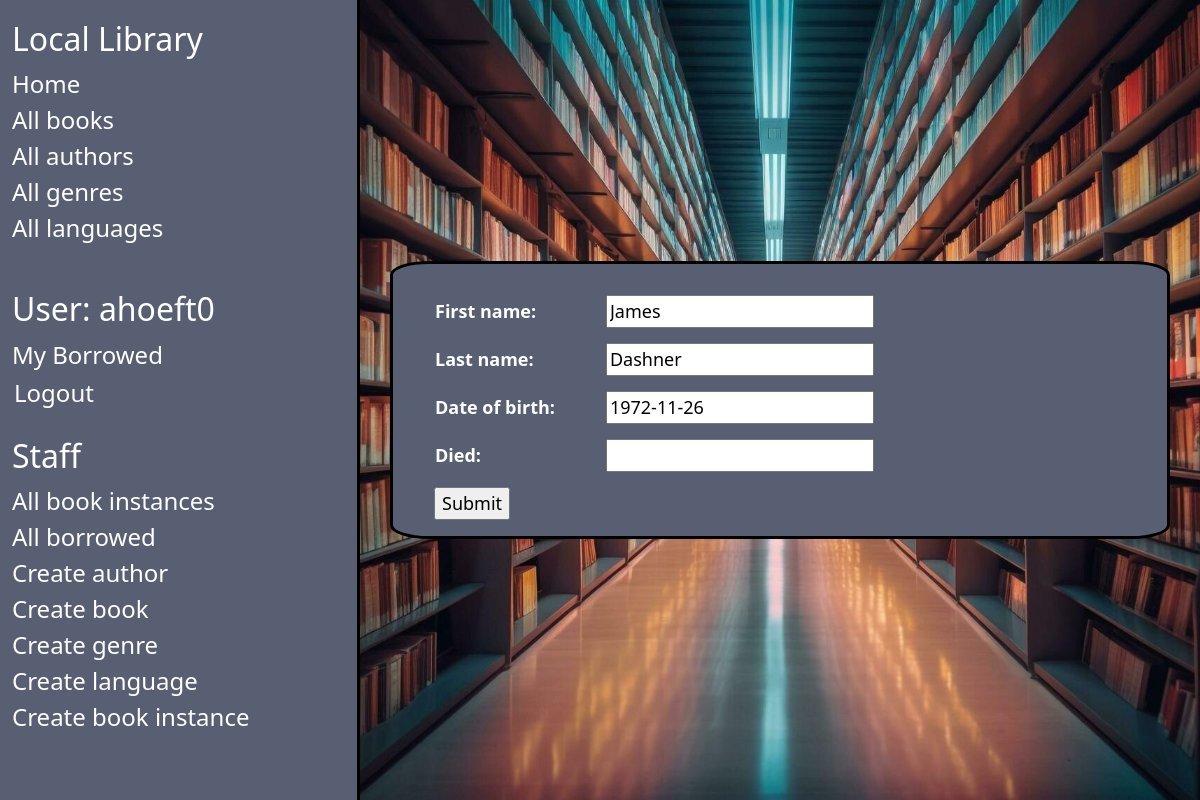
Screenshot of /catalog/author/1/update/ (signed in) with the database file from the repository.
### catalog/models.py (models this page shows, shortened)
class Author(models.Model):
    first_name = models.CharField(max_length=100)
    last_name = models.CharField(max_length=100)
    date_of_birth = models.DateField(null=True, blank=True)
    date_of_death = models.DateField('died', null=True, blank=True)
    class Meta:
        ordering = ['last_name', 'first_name']

### catalog/views.py (the view)
# urls.py: path('author/<int:pk>/update/', views.AuthorUpdate.as_view(), name='author-update'),
class AuthorUpdate(PermissionRequiredMixin, UpdateView):
    model = Author
    fields = '__all__'
    permission_required = 'catalog.change_author'

### catalog/templates/catalog/author_form.html (shortened to what this page needs)
{% extends "base_generic.html" %}
{% block content %}
<form action="" method="post">
  <table>
    {{ form.as_table }}
  </table>
  <input type="submit" value="Submit" />
</form>
{% endblock %}

### catalog/templates/base_generic.html (shortened to what this page needs)
<!DOCTYPE html>
<html lang="en">
  <head>
    <link href="https://cdn.jsdelivr.net/npm/bootstrap@5.3.3/dist/css/bootstrap.min.css"
      rel="stylesheet"
>
    {% load static %}
    <link rel="stylesheet" href="{% static '/css/styles.css' %}" />
  </head>
  <body>
    <div class="container-fluid">
      <div class="row">
        <div class="col-sm-2 mysidebar"  style="border-right: solid; border-color: black;">
          {% block sidebar %}
            <ul class="sidebar-nav">
              <li><h2>Local Library</h2></li>
              <li><a href="{% url 'index' %}">Home</a></li>
              <li><a href="{% url 'books' %}">All books</a></li>
              <li><a href="{% url 'authors' %}">All authors</a></li>
              <li><a href="{% url 'genres' %}">All genres</a></li>
              <li><a href="{% url 'languages' %}">All languages</a></li>
            </ul>
            <ul class="sidebar-nav">
              <br>
             {% if user.is_authenticated %}
               <li><h2>User: {{ user.get_username }}</h2></li>
               <li><a href="{% url 'my-borrowed' %}">My Borrowed</a></li>
               <li>
                 <form id="logout-form" method="post" action="{% url 'logout' %}">
                   <button type="submit" style="font-size: x-large;">Logout</button>
                 </form>
               </li>
             {% else %}
               <li><a href="{% url 'login' %}">Login</a></li>
             {% endif %}
              <br>
              {% if user.is_staff %}
               <li><h2>Staff</h2></li>
               {% if perms.catalog.add_bookinstance %}
               <li><a href="{% url 'bookinstances' %}">All book instances</a></li>
               {% endif %}
               {% if perms.catalog.can_mark_returned %}
               <li><a href="{% url 'all-borrowed' %}">All borrowed</a></li>
               {% endif %}
               {% if perms.catalog.add_author %}
               <li><a href="{% url 'author-create' %}">Create author</a></li>
               {% endif %}
               {% if perms.catalog.add_book %}
               <li><a href="{% url 'book-create' %}">Create book</a></li>
               {% endif %}
               {% if perms.catalog.add_genre %}
               <li><a href="{% url 'genre-create' %}">Create genre</a></li>
               {% endif %}
               {% if perms.catalog.add_language %}
               <li><a href="{% url 'language-create' %}">Create language</a></li>
               {% endif %}
               {% if perms.catalog.add_bookinstance %}
               <li><a href="{% url 'bookinstance-create' %}">Create book instance</a></li>
               {% endif %}
             {% endif %}
            </ul>
          {% endblock %}
        </div>
        <div class="col main" style="background-image:url('{% static "library.jpg"%}')";>
          <div class="inherit" style="border-color: black;">
          {% block content %}{% endblock %}
          </div>
        </div>
      </div>
    </div>
  </body>
</html>

### catalog/static/css/styles.css (style rules this page uses)
.sidebar-nav { margin-top: 20px; padding: 0; list-style: none; }
#logout-form { display: inline; }
#logout-form button { padding: 0; margin: 0; }
a, li { font-size: x-large; }
.mysidebar { background-color: #595F72; width: 30vw; position: fixed; }
div { height: 100vh; }
.mysidebar li, .mysidebar a, .mysidebar button { color:white; background-color: transparent; border-color: transparent; text-decoration: none; }
.main { margin-left: 30vw; padding: 0px 10px; }
.main { display: grid; place-items: center; background-size: 100% 100%; background-repeat: repeat; background-position: top; background-attachment: fixed; background-position-x: 15vw; height: fit-content; min-height: 100%; }
.inherit { margin-top: 5%; margin-bottom: 5%; border: solid; padding: 10px; width: 65vw; height:fit-content; border-radius: 5%; background-color: #595F72; padding-left: 5%; padding-right: 5%; padding-top: 2%; padding-bottom: 2%; }
form { color:white; font-size: large; }
form table { border-collapse: separate; border-spacing: 0 15px; }
form td { padding: 0 50px; }

### rows the page displays
Author: first_name "James", last_name "Dashner", date_of_birth "1972-11-26"

### other values shown
{{ user.get_username }} "ahoeft0"
